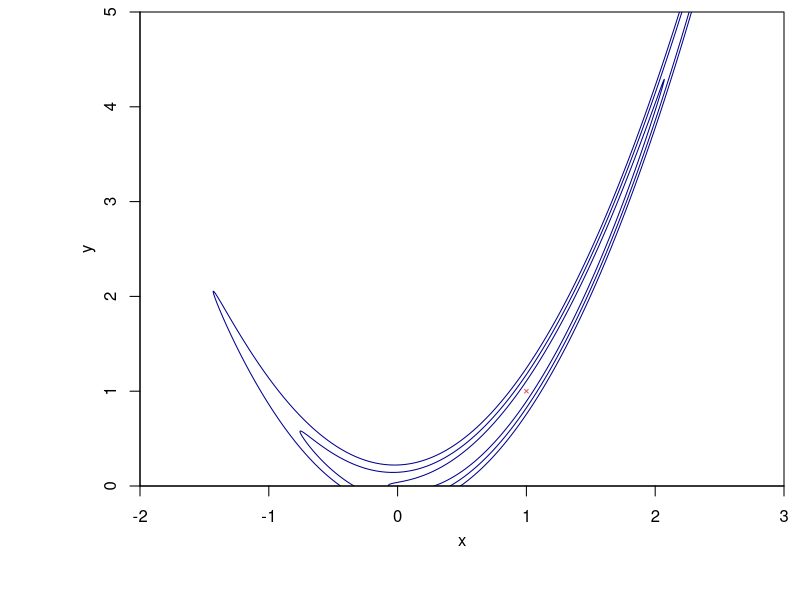
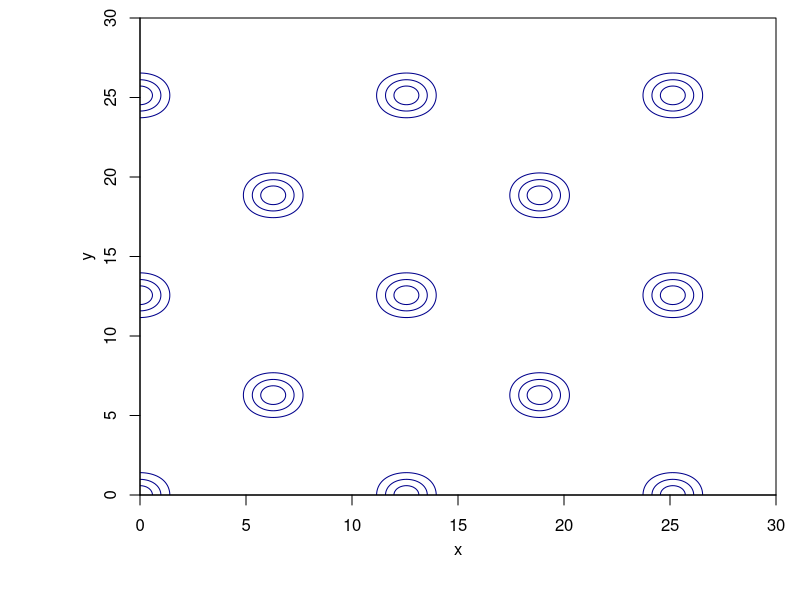
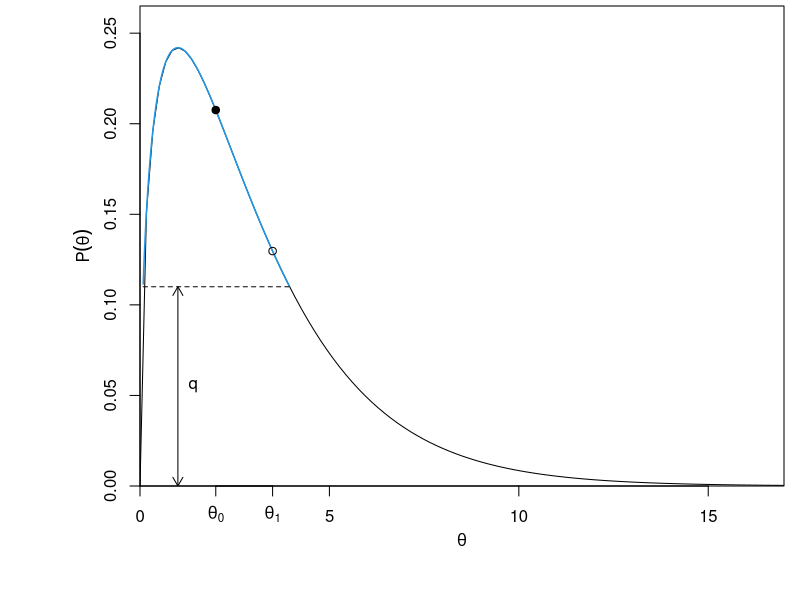
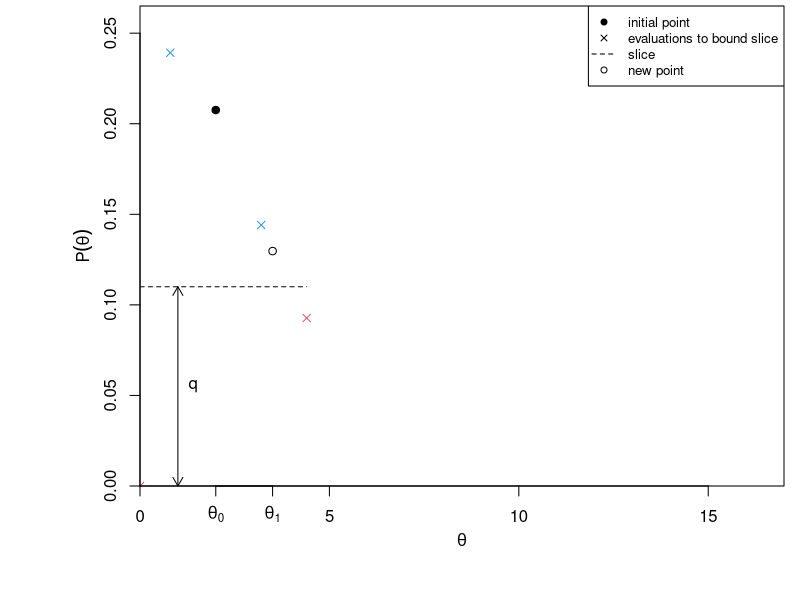
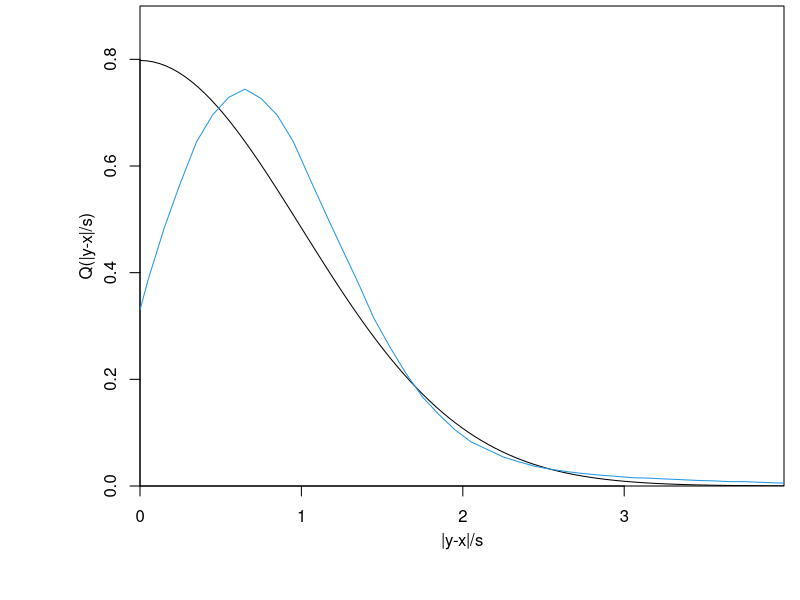
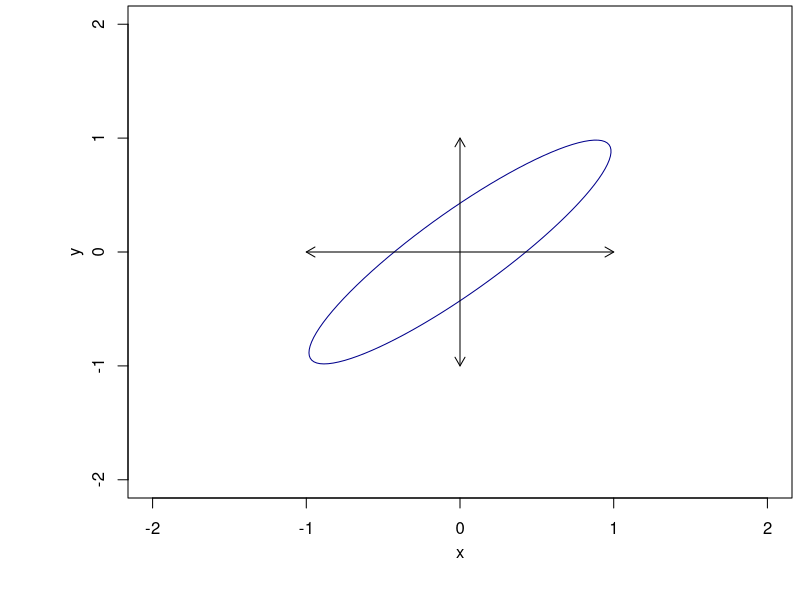
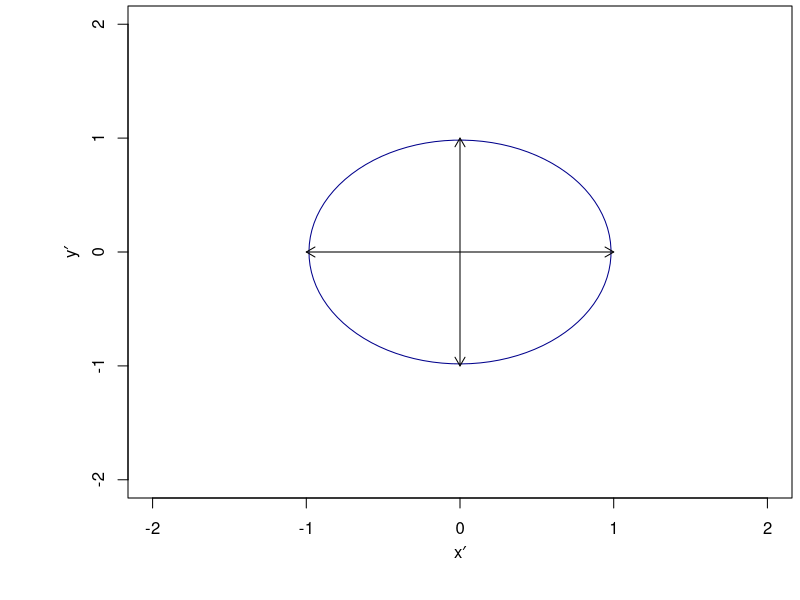
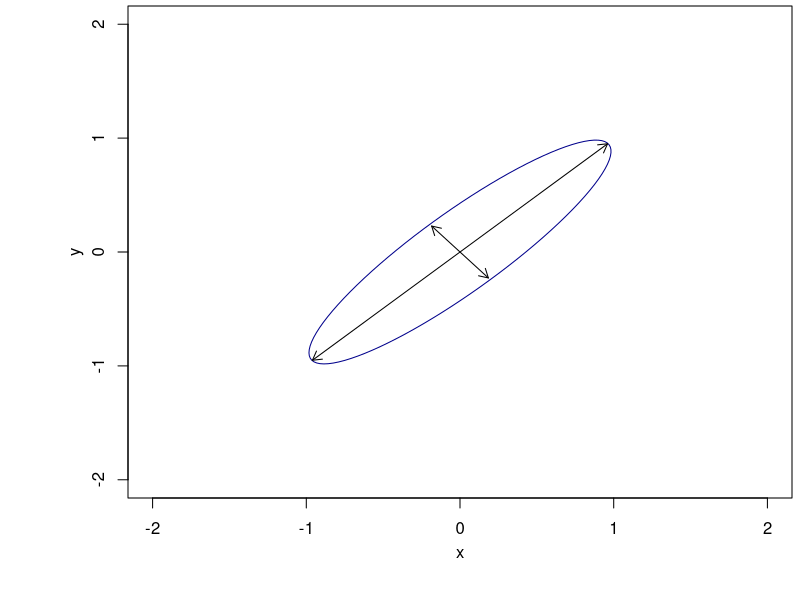

Reproduce these figures in R, in order. (Note: this script raises an error after producing the figures.)
require(ellipse)
open.png = function(name, width=3.05, height=2.8, units='in', resolution=300, points=9, xmin=0.15,xmax=0.99,ymin=0.17,ymax=0.99,plt=c(xmin,xmax,ymin,ymax), mgp=c(2.2,1,0), pch=".", ...) {
 png(name, width=width, height=height, pointsize=points, units=units, res=resolution)
 par(plt=plt, mgp=mgp, pch=pch, ...)
}
blue.shading = c("#89BAF5", "#DEEBFA")

Rosenbrock.lnP = function(x, y, a=1.0, b=100.0) -( (a-x)^2 + b*(y-x^2)^2 )
ros = expand.grid(x=seq(-2, 3, 0.0025), y=seq(0, 5, 0.0025))
ros$z = Rosenbrock.lnP(ros$x, ros$y)

eggbox.lnP = function(x,y) (2.0 + cos(0.5*x)*cos(0.5*y))^3
egg = expand.grid(x=seq(0, 30, 0.1), y=seq(0, 30, 0.1))
egg$z = eggbox.lnP(egg$x, egg$y)

open.png('mc2_rosenbrock.png', resolution=200, height=2.5, xmin=0.175, ymin=0.19, xmax=0.98, ymax=0.98)
par(xaxs='i', yaxs='i')
contour(unique(ros$x), unique(ros$y), -2*matrix(ros$z, length(unique(ros$y))), lev=qchisq(pchisq((1:3)^2, 1), 2), col='darkblue', drawlabels=F, xlab='x', ylab='y')
points(ros[which.max(ros$z),1:2], col=2, pch=4, cex=0.5)
dev.off()

open.png('mc2_eggbox.png', resolution=200, height=2.8, xmin=0.175, ymin=0.175, xmax=0.97, ymax=0.97)
par(xaxs='i', yaxs='i')
contour(unique(egg$x), unique(egg$y), -2*matrix(egg$z-max(egg$z), length(unique(egg$y))), lev=qchisq(pchisq((1:3)^2, 1), 2), col='darkblue', drawlabels=F, xlab='x', ylab='y')
dev.off()

open.png('mc2_slice.png', resolution=200, height=2.5, xmin=0.175, ymin=0.19, xmax=0.98)
par(xaxs='i', yaxs='i')
plot(1, 1, type='n', axes=F, xlim=c(0, 17), ylim=c(0, 0.265), xlab=expression(theta), ylab=expression(P(theta)))
curve(dchisq(x,3), add=T)
xx = seq(0, 5, len=1000)
yy = dchisq(xx,3)
j = which(yy >= 0.11)
points(xx[j], yy[j], type='l', col=4, lwd=1.5)
segments(xx[j][1], 0.11, x1=xx[rev(j)][1], lty=2)
##polygon(xx, dchisq(xx,3), col=blue.shading[2], border=4)
points(2, dchisq(2,3), pch=19)
points(3.5, dchisq(3.5,3), pch=1)
axis(1)
axis(1, at=c(2,3.5), lab=c(expression(theta[0]), expression(theta[1])))
axis(2)
box()
#mtext(expression(theta[0]), 1, at=2.2, line=0.1)
arrows(1, 0, y1=0.11, code=3, length=0.1)
text(1.4, 0.055, 'q')
dev.off()

open.png('mc2_slice2.png', resolution=200, height=2.5, xmin=0.175, ymin=0.19, xmax=0.98)
par(xaxs='i', yaxs='i')
plot(1, 1, type='n', axes=F, xlim=c(0, 17), ylim=c(0, 0.265), xlab=expression(theta), ylab=expression(P(theta)))
segments(0, 0.11, x1=4.4, lty=2)
points(2, dchisq(2,3), pch=19)
points(2+1.2*(1:2), dchisq(2+1.2*(1:2), 3), pch=4, col=c(4,2))
points(pmax(0, 2-1.2*(1:2)), dchisq(pmax(0, 2-1.2*(1:2)), 3), pch=4, col=c(4,2))
points(3.5, dchisq(3.5,3), pch=1)
axis(1)
axis(1, at=c(2,3.5), lab=c(expression(theta[0]), expression(theta[1])))
axis(2)
box()
#mtext(expression(theta[0]), 1, at=2.2, line=0.1)
arrows(1, 0, y1=0.11, code=3, length=0.1)
text(1.4, 0.055, 'q')
legend('topright', c('initial point', 'evaluations to bound slice', 'slice', 'new point'), inset=0, pch=c(19,4,NA,1), lty=c(NA,NA,2,NA), cex=0.8)
dev.off()

yy = c(rexp(300000), sqrt(rchisq(600000, 2)/2))
h = hist(yy, breaks=100, plot=F)
open.png('mc2_steplength.png', resolution=200, height=2.5, xmin=0.175, ymin=0.19, xmax=0.98)
par(xaxs='i', yaxs='i')
plot(1, 1, type='n', xlim=c(0, 3.99), ylim=c(0, 0.9), xlab='|y-x|/s', ylab='Q(|y-x|/s)')
curve(2*dnorm(x), add=T)
points(c(0, h$mids), c(0.33, h$density), type='l', col=4)
dev.off()

open.png('mc2_reparam0.png', resolution=200, xmin=0.16)
plot(ellipse(0.9, lev=pchisq(0.25,1)), type='l', col='darkblue', xlab='x', ylab='y', xlim=c(-2,2), ylim=c(-2,2))
arrows(-1, 0, x1=1, length=0.1, code=3)
arrows(0, -1, y1=1, length=0.1, code=3)
dev.off()

open.png('mc2_reparam1.png', resolution=200, xmin=0.16)
plot(ellipse(0, lev=pchisq(0.25,1)), type='l', col='darkblue', xlab=expression(x*minute), ylab=expression(y*minute), xlim=c(-2,2), ylim=c(-2,2))
arrows(-1, 0, x1=1, length=0.1, code=3)
arrows(0, -1, y1=1, length=0.1, code=3)
dev.off()

open.png('mc2_reparam2.png', resolution=200, xmin=0.16)
plot(ellipse(0.9, lev=pchisq(0.25,1)), type='l', col='darkblue', xlab='x', ylab='y', xlim=c(-2,2), ylim=c(-2,2))
y = 0.96
arrows(-y, -y*0.99, x1=y, y1=y*0.99, length=0.1, code=3)
y = 0.217
arrows(y*0.85, -y*1.05, x1=-y*0.85, y1=y*1.05, length=0.1, code=3)
dev.off()

open.png('mc2_reparam3.png', resolution=200, xmin=0.16)
plot(ellipse(0.9, lev=pchisq(0.25,1)), type='l', col='darkblue', xlab='x (fast)', ylab='y (slow)', xlim=c(-2,2), ylim=c(-2,2))
y = 0.96
arrows(-y, -y*0.99, x1=y, y1=y*0.99, length=0.1, code=3)
y = 0.42
arrows(-y, 0, x1=y, length=0.1, code=3)
dev.off()



post = function(x, y, sx=1, sy=1, r=-0.75) -0.5/(1-r^2)*( (x/sx)^2 + (y/sy)^2 -2*r*(x/sx)*(y/sy) ) 

metro = matrix(NA, 1000, 2)
metro[1,] = c(3,3)
lnp = post(metro[1,1], metro[1,2])
for (i in 2:nrow(metro)) {
    prop = metro[i-1,] + rnorm(ncol(metro), 0, 0.5)
    lnp.prop = post(prop[1], prop[2])
    if (log(runif(1)) <= lnp.prop-lnp) {
        lnp = lnp.prop
        metro[i,] = prop
    } else {
        metro[i,] = metro[i-1,]
    }
}

gibbs = metro
r = -0.75; sx=1; sy=1
for (i in 2:nrow(gibbs)) {
    if (i %% 2 == 0) {
        gibbs[i,] = c(rnorm(1, r*sx/sy*gibbs[i-1,2], sx*sqrt(1-r^2)), gibbs[i-1,2])
    } else {
        gibbs[i,] = c(gibbs[i-1,1], rnorm(1, r*sy/sx*gibbs[i-1,1], sy*sqrt(1-r^2)))
    }
}

open.png('mc2_metro.png', resolution=200, height=2.5, xmin=0.16, ymin=0.19)
j = 1:26
plot(metro[j,1], metro[j,2], col=cmap.blue.red(stretch(j)), pch=20, xlim=c(-4,4), ylim=c(-4,4), xlab=expression(theta[1]), ylab=expression(theta[2]))
segments(metro[j[-length(j)],1], metro[j[-length(j)],2], x1=metro[j[-1],1], y1=metro[j[-1],2], col=cmap.blue.red(stretch(j)))
points(ellipse(-0.75, lev=pchisq(1,1)), type='l', col=1)
points(ellipse(-0.75, lev=pchisq(4,1)), type='l', col=1)
dev.off()

open.png('mc2_gibbs.png', resolution=200, height=2.5, xmin=0.16, ymin=0.19)
j = seq(1,51,2)
plot(gibbs[j,1], gibbs[j,2], col=cmap.blue.red(stretch(j)), pch=20, xlim=c(-4,4), ylim=c(-4,4), xlab=expression(theta[1]), ylab=expression(theta[2]))
j = 1:51
segments(gibbs[j[-length(j)],1], gibbs[j[-length(j)],2], x1=gibbs[j[-1],1], y1=gibbs[j[-1],2], col=cmap.blue.red(stretch(j)))
points(ellipse(-0.75, lev=pchisq(1,1)), type='l', col=1)
points(ellipse(-0.75, lev=pchisq(4,1)), type='l', col=1)
dev.off()
